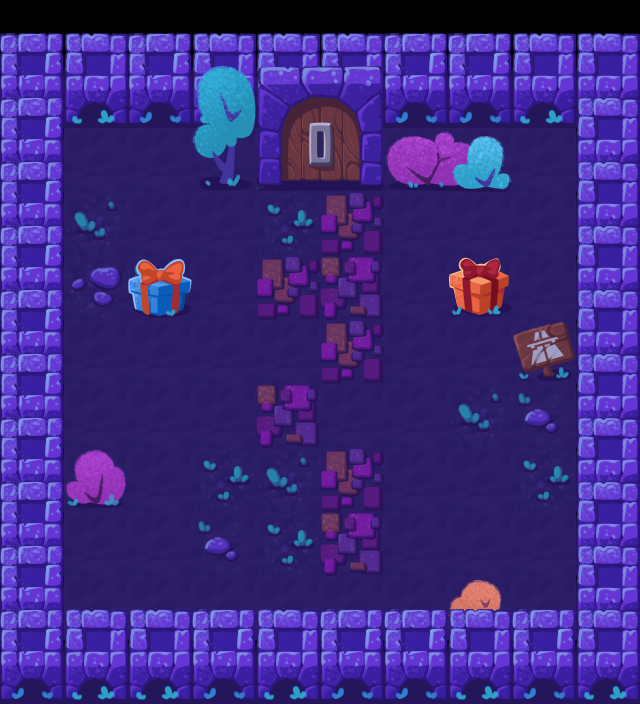

A level layout from a 2D game, rendered from its tile map. Below: a short description, then the map file with its tile-grid data intact:
An orthogonal 10x11 tile map with 64x64 px tiles, 5 tile layers (Background, FloorDecor, StaticObjects, StaticInteractive, ...), 6 tilesets.

<map version="1.0" tiledversion="1.0.3" orientation="orthogonal" renderorder="right-down" width="10" height="11" tilewidth="64" tileheight="64" nextobjectid="1">
 <tileset firstgid="1" source="bq_mainTilesetSmall.tsx" />
 <tileset firstgid="27" source="bq_mainTileset1x2_wall1.tsx" />
 <tileset firstgid="29" source="bq_mainTileset1x2_wall2.tsx" />
 <tileset firstgid="31" source="bq_mainTileset2x2_exit.tsx" />
 <tileset firstgid="35" source="bq_mainTileset2x1.tsx" />
 <tileset firstgid="37" source="bq_mainTileset1x2_tree.tsx" />
 <layer name="Background" width="10" height="11">
  <data encoding="csv">
0,0,0,0,0,0,0,0,0,0,
0,0,0,0,30,30,0,0,0,0,
0,7,7,7,7,7,7,7,7,0,
0,7,7,7,7,7,7,7,7,0,
0,7,7,7,7,7,7,7,7,0,
0,7,7,7,7,7,7,7,7,0,
0,7,7,7,7,7,7,7,7,0,
0,7,7,7,7,7,7,7,7,0,
0,7,7,7,7,7,7,7,7,0,
0,7,7,7,7,7,7,7,7,0,
0,0,0,0,0,0,0,0,0,0
</data>
 </layer>
 <layer name="FloorDecor" width="10" height="11">
  <data encoding="csv">
0,0,0,0,0,0,0,0,0,0,
0,0,0,0,0,0,0,0,0,0,
0,0,0,0,0,0,0,0,0,0,
0,9,0,0,8,12,0,0,0,0,
0,11,10,0,12,13,0,0,0,0,
0,0,0,0,0,12,0,0,0,0,
0,0,0,0,13,0,0,9,10,0,
0,0,0,8,9,12,0,0,8,0,
0,0,0,10,8,13,0,0,0,0,
0,0,0,0,0,0,0,0,0,0,
0,0,0,0,0,0,0,0,0,0
</data>
 </layer>
 <layer name="StaticObjects" width="10" height="11">
  <data encoding="csv">
0,0,0,0,0,0,0,0,0,0,
28,30,28,30,31,32,28,28,30,30,
28,0,0,38,33,34,35,36,0,30,
28,0,0,0,0,0,0,0,0,30,
28,0,0,0,0,0,0,0,0,30,
28,0,0,0,0,0,0,0,4,30,
28,0,0,0,0,0,0,0,0,30,
28,14,0,0,0,0,0,0,0,30,
28,0,0,0,0,0,0,0,0,30,
28,0,0,0,0,0,0,15,0,30,
28,30,30,28,30,28,28,30,28,30
</data>
 </layer>
 <layer name="StaticInteractive" width="10" height="11">
  <data encoding="csv">
0,0,0,0,0,0,0,0,0,0,
0,0,0,0,0,0,0,0,0,0,
0,0,0,0,0,0,0,0,0,0,
0,0,0,0,0,0,0,0,0,0,
0,0,21,0,0,0,0,19,0,0,
0,0,0,0,0,0,0,0,0,0,
0,0,0,0,0,0,0,0,0,0,
0,0,0,0,0,0,0,0,0,0,
0,0,0,0,0,0,0,0,0,0,
0,0,0,0,0,0,0,0,0,0,
0,0,0,0,0,0,0,0,0,0
</data>
 </layer>
 <layer name="Foreground" width="10" height="11">
  <data encoding="csv">
27,29,27,29,29,29,27,27,29,29,
27,0,0,37,0,0,0,0,0,29,
27,0,0,0,0,0,0,0,0,29,
27,0,0,0,0,0,0,0,0,29,
27,0,0,0,0,0,0,0,0,29,
27,0,0,0,0,0,0,0,0,29,
27,0,0,0,0,0,0,0,0,29,
27,0,0,0,0,0,0,0,0,29,
27,0,0,0,0,0,0,0,0,29,
27,29,29,27,29,27,27,29,27,29,
0,0,0,0,0,0,0,0,0,0
</data>
 </layer>
</map>
